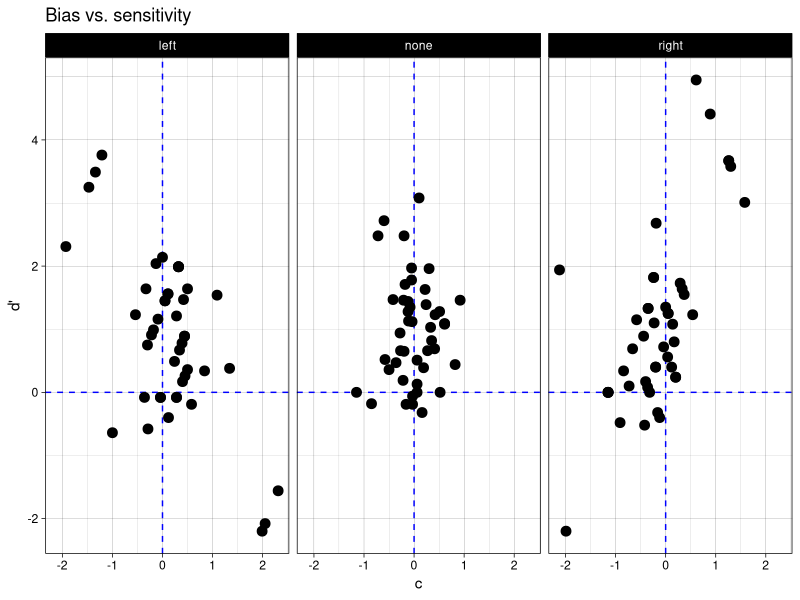

Write the R code that produced this figure.
## ---- chunk 1
#| include: false
# Set working directory of R
knitr::opts_knit$set(root.dir = '../../')
## ---- chunk 2
library(tidyverse)
## ---- chunk 3
sim_hits_false_alarms <- function(dp = 1, c = 0, N = 100) {
  nS <- nN <- N

  pFA <- 1 - pnorm(c + dp/2)
  pH <- 1 - pnorm(c - dp/2)
  
  FA <- rbinom(1, nN, pFA)
  Hit <- rbinom(1, nS, pH)
  
  CR <- nN-FA
  Miss <- nS-Hit

  tibble(Hit, Miss, FA, CR)
}
## ---- chunk 4
set.seed(89)
ideal_observer <- sim_hits_false_alarms(d = 1, c = 0)
ideal_observer
## ---- chunk 5
ideal_observer |> 
  summarise(accuracy = (Hit + CR)/(Hit + CR + Miss + FA))
## ---- chunk 6
set.seed(89)
yes_observer <- sim_hits_false_alarms(d = 1, c = -1)
yes_observer
## ---- chunk 7
yes_observer |> 
  summarise(accuracy = (Hit + CR)/(Hit + CR + Miss + FA))
## ---- chunk 8
yes_observer <- yes_observer |>
    mutate(hit_rate = Hit/(Hit + Miss),
           fa_rate = FA/(FA + CR))

yes_observer <- yes_observer |>
    mutate(zhr = qnorm(hit_rate),
           zfa = qnorm(fa_rate))

yes_observer <- yes_observer |>
    mutate(dprime = zhr - zfa,
           k = - zfa,
           c = -0.5 * (zhr + zfa)) |>
    mutate(across(c(dprime, c), round, 2))
## ---- chunk 9
yes_observer 
## ---- chunk 10
yes_observer |> pull(c, dprime)
## ---- chunk 11
library(tidyverse)
## ---- chunk 12
df <- read_csv("data/rdkdata_clean.csv")
## ---- chunk 13
df <- df |>
    mutate(type = case_when(
        direction == "right" & choice == "right" ~ "Hit",
        direction == "right" & choice == "left" ~ "Miss",
        direction == "left" & choice == "left" ~ "CR",
        direction == "left" & choice == "right" ~ "FA"
    ))
## ---- chunk 14
df_cue <- df |>
      group_by(id, cue) |>
      count(type) |> 
    pivot_wider(names_from = type, values_from = n) 
## ---- chunk 15
replace_NA <- function(x) {
    x = ifelse(is.na(x), 0, x)
    x
} 
## ---- chunk 16
df_cue <- df_cue |>
  mutate(across(c(Hit, Miss, FA, CR), replace_NA))
## ---- chunk 17
correct_zero_one <- function(rate, e = 0.001) {
    if (identical(rate, 0)) {
        rate = rate + e
    } else if (identical(rate, 1)) {
        rate = rate - e
    }
    rate
}
## ---- chunk 18
df_cue  <- df_cue |>
    mutate(hit_rate = Hit/(Hit + Miss),
           fa_rate = FA/(FA + CR))
## ---- chunk 19
df_cue <- df_cue |>
    mutate(across(c(hit_rate, fa_rate), correct_zero_one))
## ---- chunk 20
df_cue <- df_cue |>
  mutate(zhr = qnorm(hit_rate),
           zfa = qnorm(fa_rate))
## ---- chunk 21
df_cue <- df_cue |>
  mutate(dprime = zhr - zfa,
         k = -zfa,
         c = -0.5 * (zhr + zfa)) |>
    mutate(across(c(dprime, k, c), \(x) round(x, 2)))
## ---- chunk 22
df_cue |>
  ggplot(aes(x = c, y = dprime)) +
      geom_hline(yintercept = 0, color = "blue", linetype = 2) +
      geom_vline(xintercept = 0, color = "blue", linetype = 2) +
      geom_point(size = 3) +
      facet_wrap(~ cue) +
      labs(x = "c", y = "d'") +
      ggtitle("Bias vs. sensitivity") +
      theme_linedraw()
